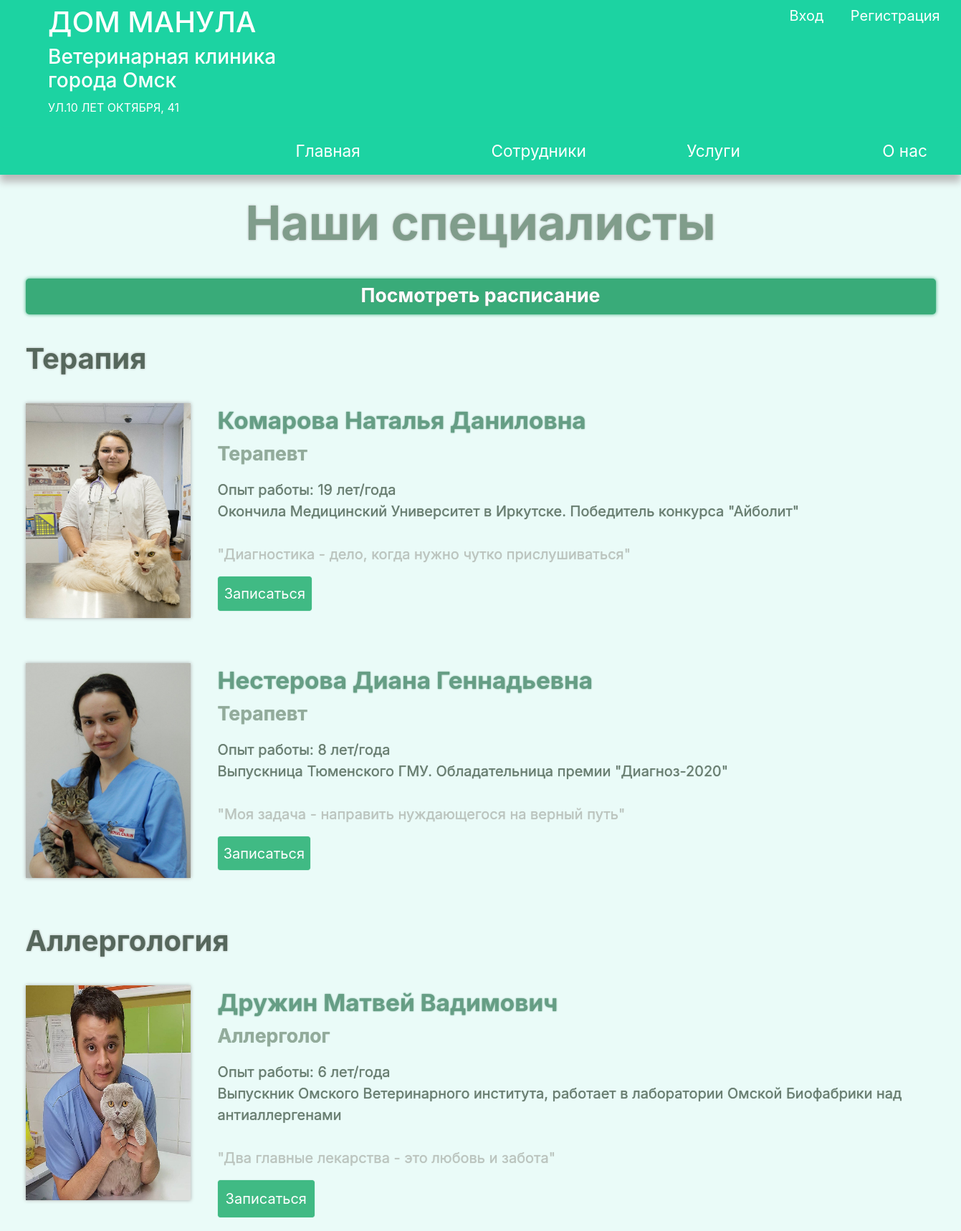
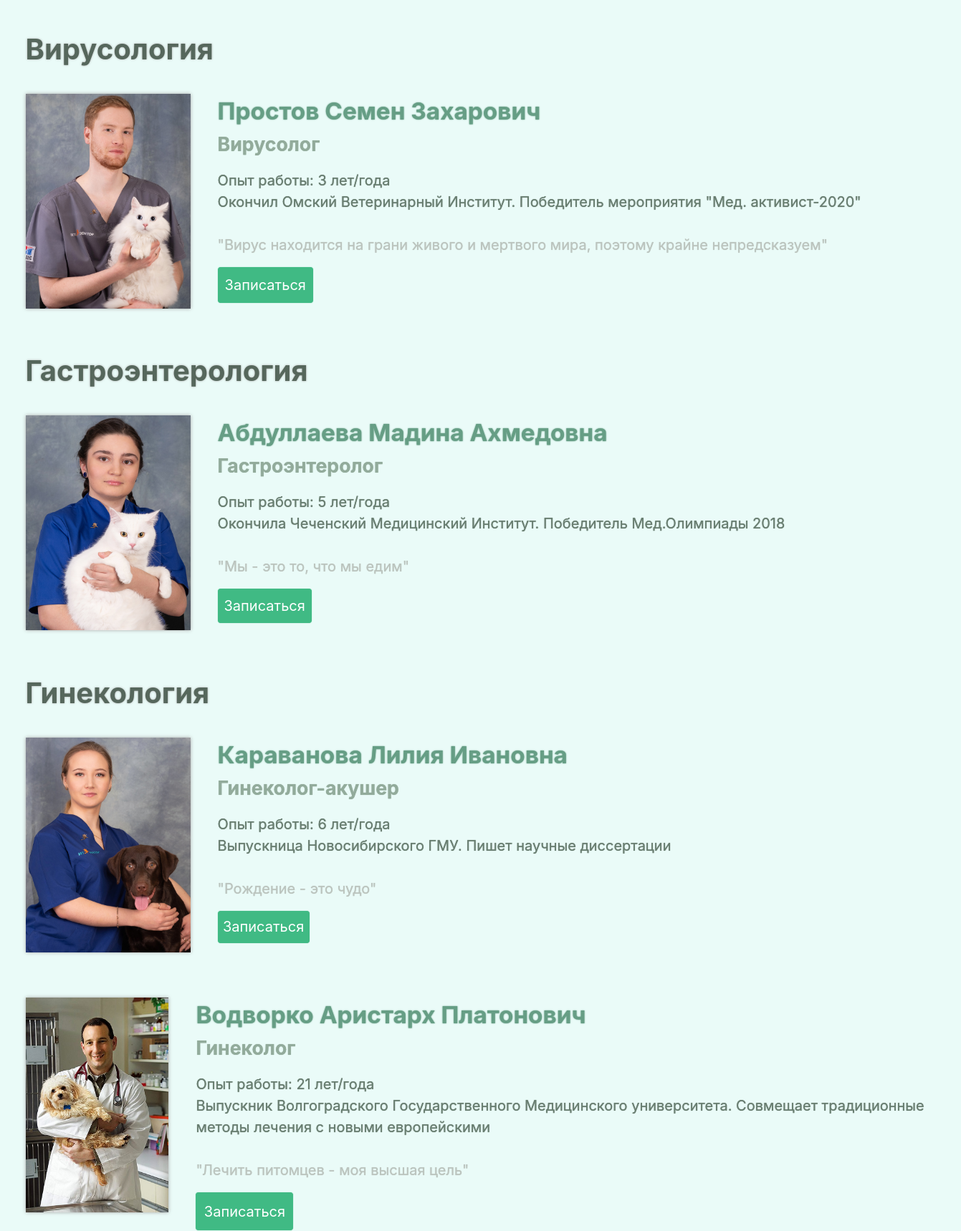
/personal (upper part), run on the app's committed database (2 pictures, top to bottom).
### models/professions.py (models this page shows)
class Department(SqlAlchemyBase, UserMixin, SerializerMixin):
    __tablename__ = 'departments'
    id = sqlalchemy.Column(sqlalchemy.Integer,
                           primary_key=True, autoincrement=True)
    title = sqlalchemy.Column(sqlalchemy.String)
    doctors = orm.relation('Doctor')

### models/doctors.py (models this page shows)
class Doctor(SqlAlchemyBase, UserMixin, SerializerMixin):
    __tablename__ = 'persons'
    id = sqlalchemy.Column(sqlalchemy.Integer,
                           primary_key=True, autoincrement=True)
    name = sqlalchemy.Column(sqlalchemy.String)
    surname = sqlalchemy.Column(sqlalchemy.String)
    sec_name = sqlalchemy.Column(sqlalchemy.String)
    profession = sqlalchemy.Column(sqlalchemy.Integer,
                                sqlalchemy.ForeignKey("departments.id"))
    experience = sqlalchemy.Column(sqlalchemy.Integer)
    quote = sqlalchemy.Column(sqlalchemy.String)
    image = sqlalchemy.Column(sqlalchemy.String)
    description = sqlalchemy.Column(sqlalchemy.String)
    speciality = sqlalchemy.Column(sqlalchemy.String)
    professions = orm.relation('Department')

### main.py (the view)
@app.route('/personal')
def doctors():
    db_name = "db/doctors.db"
    db_session.global_init(db_name)
    db_sess = db_session.create_session()
    doctors = db_sess.query(Doctor).all()
    specialties = {}
    for spec in db_sess.query(Department).all():
        specialties[spec.title] = list(filter(lambda x: x.profession == spec.id, doctors))
    res = make_response(render_template("personal.html", specialties=specialties, title='Сотрудники'))
    print("doctor")
    return res

### models/db_session.py (called while the page is built, shortened)
def global_init(db_file):
    global __factory
    if __factory:
        return

def create_session() -> Session:
    global __factory
    return __factory()

### templates/personal.html
{% extends "base.html" %}
{% block content %}
    <h1 class="center-h1"><b>Наши специалисты</b></h1>
    <a href="../timetable" class="white-adress"><div class="timetable-btn"><b>Посмотреть расписание</b></div></a>
    {% for spec in specialties %}
        {% if specialties[spec] %}
            <h2 class="left-h2"><b>{{ spec }}</b></h2>
            <div class="doctors">
                {% for doctor in specialties[spec] %}
                    <div class="doctor-div">
                        <img src="static/img/{{ doctor.image }}" class="low-sh" height="300" width="230">
                        <div class="doctor-text">
                            <b class="p25pt">{{doctor.surname}} {{doctor.name}} {{doctor.sec_name}}</b>
                            <p class="p20pt"><b>{{doctor.speciality}}</b></p>
                            <font class="simple-text">
                                Опыт работы: {{doctor.experience}} лет/года
                                <br>
                                {{doctor.description}}
                                <br><br>
                                <blockquote>"{{doctor.quote}}"</blockquote>
                                <button type="button" class="btn btn-info sign">Записаться</button>
                            </font>
                        </div>
                    </div>
                {% endfor %}
            </div>
        {% endif %}
    {% endfor %}
{% endblock %}

### templates/base.html (shortened to what this page needs)
<!doctype html>
<html lang="en">
    <head>
        <link rel="stylesheet"
              href="https://stackpath.bootstrapcdn.com/bootstrap/4.4.1/css/bootstrap.min.css"
>
        <link rel="stylesheet" href="static/css/style.css">
    </head>
    <body>
        <header>
            <div class="logo">
                <a href="/" class="header-adress">
                    <h1>ДОМ МАНУЛА</h1>
                    <h3>
                        Ветеринарная клиника<br>
                        города Омск
                    </h3>
                </a>
                <a href="https://yandex.ru/maps/-/CCUBvBXDCC" target="_blank" class="header-adress">
                    <p>УЛ.10 ЛЕТ ОКТЯБРЯ, 41</p>
                </a>
            </div>
            {% if not current_user.is_authenticated %}
            <nav class="reg">
                <a href="/login" class="header-adress">
                    <font class="p-3">Вход</font>
                </a>
                <a href="/register" class="header-adress">
                    <font class="p-3">Регистрация</font>
                </a>
            </nav>
            {% else %}
            <nav class="reg">
                <a class="header-adress" href="/logout">
                    <font class="p-3">{{ current_user.name }} {{ current_user.surname }}</font></a>
            </nav>
            {% endif %}
            <nav class="navbar navbar-expand-lg menu">
                <ul class="navbar-nav">
                    <li class="menu-item">
                        <a class="menu-item nav-link header-adress {{ main_status }}" href="/">Главная</a>
                    </li>
                    <li class="menu-item">
                        <a class="menu-item nav-link header-adress {{ crew_status }}" href="/personal">Сотрудники</a>
                    </li>
                    <li class="menu-item">
                        <a class="menu-item nav-link header-adress {{ price_status }}" href="/price">Услуги</a>
                    </li>
                    <li class="menu-item">
                        <a class="menu-item nav-link header-adress {{ self_status }}" href="/about_us">О нас</a>
                    </li>
                </ul>
            </nav>
        </header>
        <main role="main" class="container block-content">
            {% block content %}{% endblock %}
        </main>
    </body>
</html>

### static/css/style.css (style rules this page uses)
* { margin: 0; padding: 0; }
body { background-color: #EAFBF8; }
header { background-color: #1CD3A2; color: #FFFFFF; padding-top: 0.5%; min-height: 141px; width: 100%; }
a { text-decoration: none; }
.logo { margin-left: 5%; width: 300px; min-width: 350px; float: left; transition: all 0.5s; }
.header-adress { color: #FFFFFF; transition: all 0.85s; }
.reg { float: right; right: 1%; position: absolute; font-size: 15pt; }
.menu { position: -webkit-sticky; position: sticky; top: 0; background-color: #1CD3A2; width: 100%; box-shadow: 0 10px 10px 0 #BABABA; padding-left: 20%; padding-right: 20%; z-index: 100; transition: all 1s; }
.menu-item { padding-right: 30%; padding-left: 30%; min-width: 100px; font-size: 17pt; }
.navbar { mragin-right: 0; }
.block-content { margin-bottom: 3%; margin-top: 2%; min-width: 1300px; }
.center-h1 { text-align: center; color: #809D8B; text-shadow: 0 0 3px #A9A9A9; font-size: 50pt; margin-top: 1%; margin-bottom: 1%; }
.left-h2 { color: #56675C; text-shadow: 0 0 3px #A9A9A9; margin-top: 1%; margin-bottom: 1%; font-size: 30pt; }
.doctors { margin-top: 3%; }
.doctor-div { display: flex; margin-top: 1%; margin-bottom: 5%; }
.low-sh { box-shadow: 0 0 5px #A9A9A9; }
.doctor-text { margin-left: 3%; }
.p25pt { font-size: 25pt; color: #669E85; text-shadow: 0 0 2px #669E85; }
.p20pt { font-size: 20pt; color: #92AB9B; text-shadow: 0 0 1px #92AB9B; }
.simple-text { font-size: 15pt; color: #687D70; text-shadow: 0 0 1px #687D70; }
blockquote { color: #BBC4BE; text-shadow: 0 0 1px #BBC4BE; }
.sign, .sign:focus { background-color: #40BA84; border-color: #40BA84; box-shadow: 0 0 1px #40BA84; font-size: 15pt; padding: 1%; transition: all 0.5s; }
img:nth-child(1) { animation-delay: 20s }
.timetable-btn { padding-top: 3px; text-align: center; width: 100%; height: 50px; border-radius: 5px; color: #FFFFFF; background-color: #39ab79; box-shadow: 0 0 5px #39ab79; margin-top: 3%; margin-bottom: 3%; transition: all 0.5s; }
.white-adress, .white-adress:hover { color: #828282; text-shadow: 0 0 1px #828282; font-size: 20pt; }

### data on the page
Department: title "Терапия"
Doctor: image (picture), surname "Комарова", name "Наталья", sec_name "Даниловна", speciality "Терапевт", experience "19", description "Окончила Медицинский Университет в Иркутске. Победитель конкурса \"Айболит\"", quote "Диагностика - дело, когда нужно чутко прислушиваться"
Doctor: image (picture), surname "Нестерова", name "Диана", sec_name "Геннадьевна", speciality "Терапевт", experience "8", description "Выпускница Тюменского ГМУ. Обладательница премии \"Диагноз-2020\"", quote "Моя задача - направить нуждающегося на верный путь"
Department: title "Аллергология"
Doctor: image (picture), surname "Дружин", name "Матвей", sec_name "Вадимович", speciality "Аллерголог", experience "6", description "Выпускник Омского Ветеринарного института, работает в лаборатории Омской Биофабрики над антиаллергенами", quote "Два главные лекарства - это любовь и забота"
Department: title "Вирусология"
Doctor: image (picture), surname "Простов", name "Семен", sec_name "Захарович", speciality "Вирусолог", experience "3", description "Окончил Омский Ветеринарный Институт. Победитель мероприятия \"Мед. активист-2020\"", quote "Вирус находится на грани живого и мертвого мира, поэтому крайне непредсказуем"
Department: title "Гастроэнтерология"
Doctor: image (picture), surname "Абдуллаева", name "Мадина", sec_name "Ахмедовна", speciality "Гастроэнтеролог", experience "5", description "Окончила Чеченский Медицинский Институт. Победитель Мед.Олимпиады 2018", quote "Мы - это то, что мы едим"
Department: title "Гинекология"
Doctor: image (picture), surname "Караванова", name "Лилия", sec_name "Ивановна", speciality "Гинеколог-акушер", experience "6", description "Выпускница Новосибирского ГМУ. Пишет научные диссертации", quote "Рождение - это чудо"
Doctor: image (picture), surname "Водворко", name "Аристарх", sec_name "Платонович", speciality "Гинеколог", experience "21", description "Выпускник Волгоградского Государственного Медицинского университета. Совмещает традиционные методы лечения с новыми европейскими", quote "Лечить питомцев - моя высшая цель"
